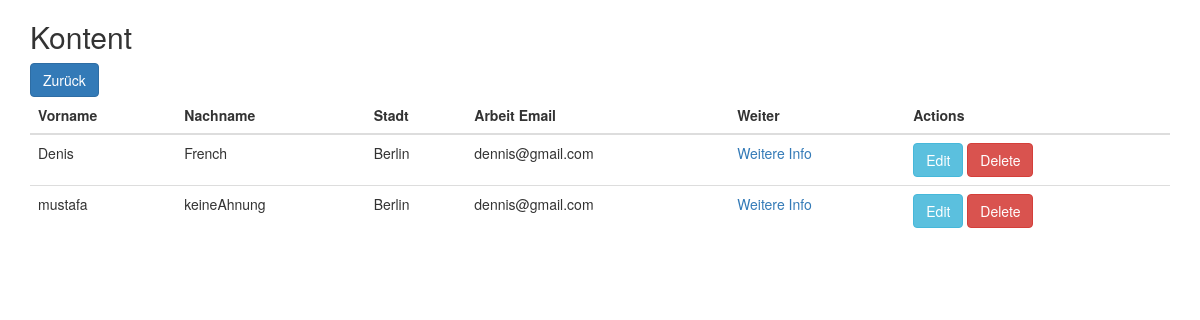
The app's page /view.php (signed in) with its own data.
### tables this page shows
CREATE TABLE `info` (
  `ID` int(11) NOT NULL,
  `firstName` varchar(50) DEFAULT NULL,
  `lastName` varchar(50) DEFAULT NULL,
  `company` varchar(255) DEFAULT NULL,
  `street` varchar(255) DEFAULT NULL,
  `houseNr` varchar(50) DEFAULT NULL,
  `postalNr` varchar(50) DEFAULT NULL,
  `city` varchar(255) DEFAULT NULL,
  `country` varchar(255) DEFAULT NULL,
  `phoneNr` varchar(255) DEFAULT NULL,
  `mobileNr` varchar(255) DEFAULT NULL,
  `publicEmail` varchar(255) DEFAULT NULL,
  `privateEmail` varchar(255) DEFAULT NULL,
  `faxNumber` varchar(255) DEFAULT NULL
);

### view.php (the view, shortened to what this page needs)
<?php
include "database.php";
$sql = "SELECT * FROM info";
$result = $conn->query($sql);
?>
<!DOCTYPE html>
<html>
<head>
    <link rel="stylesheet" href="https://maxcdn.bootstrapcdn.com/bootstrap/3.4.0/css/bootstrap.min.css">
</head>
<body>
    <div class="container">
        <h2>Kontent</h2>
        <div class="form-btn">
            <a href="index.php" class = "btn btn-primary">Zurück</a>
        </div>
        <table class="table">
            <thead>
                <tr>
                    <th>Vorname</th>
                    <th>Nachname</th>
                    <th>Stadt</th>
                    <th>Arbeit Email</th>
                    <th>Weiter</th>
                    <th>Actions</th>
                </tr>
            </thead>
            <tbody>
                <?php
                if ($result->num_rows > 0) {
                    while ($row = $result->fetch_assoc()) {
                ?>
                        <tr>
                            <td><?php echo $row['firstName']; ?></td>
                            <td><?php echo $row['lastName']; ?></td>
                            <td><?php echo $row['city']; ?></td>
                            <td><?php echo $row['publicEmail']; ?></td>
                            <td><a href="weiter.php?id=<?php echo $row['ID']; ?>">Weitere Info</a></td>
                            <td><a class="btn btn-info" href="update.php?id=<?php echo $row['ID']; ?>">Edit</a>&nbsp;<a class="btn btn-danger" onclick = "return myFunction()" href="delete.php?id=<?php echo $row['ID']; ?>">Delete</a></td>
                        </tr>
                <?php
                    }
                }
                ?>
            </tbody>
        </table>
    </div>
</body>
</html>

### records on screen
info: firstName "Denis", lastName "French", city "Berlin", publicEmail "dennis@gmail.com"
info: firstName "mustafa", lastName "keineAhnung", city "Berlin", publicEmail "dennis@gmail.com"
